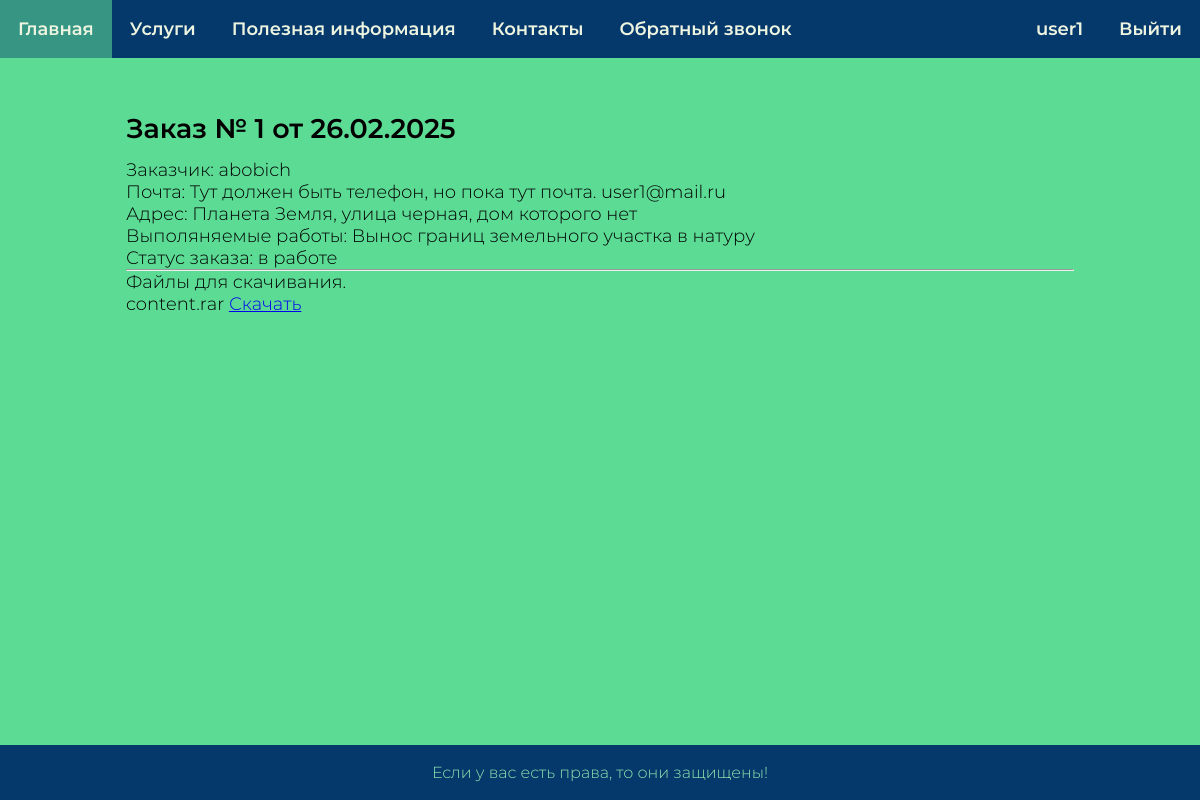
The app's page /users/account/order/1/ (signed in) with its own data.
### geodesy/models.py (models this page shows, shortened)
class Orders(models.Model):
    user = models.ForeignKey(User, on_delete=models.PROTECT, verbose_name='Клиент')
    service = models.ForeignKey(MainServices, on_delete=models.PROTECT, verbose_name='Услуга')
    address = models.CharField(max_length=255, verbose_name='Адрес')
    time_create = models.DateTimeField(auto_now_add=True, verbose_name='Время создания')
    time_update = models.DateTimeField(auto_now=True, verbose_name='Время изменения')
    comment = models.TextField(blank=True, verbose_name='Комментарий к заказу')
    status = models.BooleanField(default=False, verbose_name='Статус')
    display_client = models.BooleanField(default=False, verbose_name='Отображение у клиента')
    class Meta:
        verbose_name = "Заказ"         # отображение в админке
        verbose_name_plural = "Заказы"
        ordering = ['-time_create']
    objects = models.Manager()  # стандартный manager записей
    forclient = ClientManager()  # только разрешенные для отображения записи manager

class MainServices(models.Model):
    name = models.CharField(max_length=255, db_index=True, verbose_name='Категория')
    slug = models.SlugField(max_length=255, unique=True, db_index=True)
    content = models.TextField(blank=True)
    time_create = models.DateTimeField(auto_now_add=True, verbose_name='Время создания')
    time_update = models.DateTimeField(auto_now=True, verbose_name='Время изменения')
    is_published = models.BooleanField(default=True, verbose_name='Статус')
    objects = models.Manager()  # стандартный manager записей
    published = PublishedManager()  # только опубликованные записи manager
    class Meta:
        verbose_name = "Категория услуги"         # отображение в админке
        verbose_name_plural = "Категории услуг"

class OrderFile(models.Model):
    order = models.ForeignKey(Orders, on_delete=models.CASCADE, verbose_name='Заказ', related_name='files')
    file = models.FileField(upload_to='users/files/', default=None, blank=True, null=True, verbose_name='Файл')
    def get_filename(self):
        return self.file.name.split('/')[-1]

### users/views.py (the view)
# urls.py: path('account/order/<int:order_id>/', views.order_user, name='order'),
@login_required
def order_user(request, order_id):
    client = request.user
    if client.is_staff:
        order = get_object_or_404(Orders, id=order_id)
    else:
        order = get_object_or_404(Orders, id=order_id, user=client)  # Заказ только для текущего пользователя
    data = {
        'title': 'Страница заказа',
        'order': order,
        'files': order.files.all(),
    }
    return render(request, 'users/order.html', context=data)

### geodesy/context_processors.py (called while the page is built)
def get_geodesy_context(request):
    return {'mainmenu': menu}

### users/templates/users/order.html
{% extends 'base.html' %}
{% block content %}
    <h2>Заказ № {{ order.pk }} от {{ order.time_create|date:"d.m.Y" }}</h2>
    <p>Заказчик: {{order.user.first_name}}</p>
    <p>Почта: Тут должен быть телефон, но пока тут почта.  {{order.user.email}}</p>
    <p>Адрес: {{ order.address }}</p>
    <p>Выполяняемые работы: {{ order.service.name }}</p>
    {% if o.status %}<p>Статус заказа: выполнен</p>
    {% else %}<p>Статус заказа: в работе</p>{% endif %}
    <hr>
    {% if files %}
    <p>Файлы для скачивания.</p>
    {% for file in files %}
        <p>
        {{file.get_filename}}
        <a href="{{ file.file.url }}" download>Скачать {{ file.name }}</a>
        </p>
    {% endfor %}
    {% endif %}
{% endblock %}

### templates/base.html (shortened to what this page needs)
{% load static %}
<!DOCTYPE html>
<html lang="en">
<head>
    <link rel="stylesheet" href="{% static 'geodesy/css/styles.css' %}">
</head>
<body>
<div class="mainmenu">
    <ul>
        <li><a href="{% url 'home' %}">Главная</a></li>
        {% for m in mainmenu %}
        <li><a href="{% url m.url_name %}">{{m.title}}</a></li>
        {% endfor %}
    </ul>
    <ul class="last">
    {% if user.is_authenticated %}
    <li>
        <a href="{% url 'users:account' %}">{{ user.username }}</a>
        <form method="post" action="{% url 'users:logout' %}">
        <button type="submit">Выйти</button>
        </form>
    </li>
    {% else %}
    <li><a href="{% url 'users:login' %}">Войти</a></li>
    {% endif %}
    </ul>
</div>
<div class="content">
    {% block content %} {% endblock %}
</div>
<div class="footer">
    <p>Если у вас есть права, то они защищены!</p>
</div>
</body>
</html>

### geodesy/static/geodesy/css/styles.css (style rules this page uses)
* { margin: 0; padding: 0; }
body { display: flex; flex-direction: column; min-height: 100vh; font-size: 18px; font-family: "Montserrat-Light"; }
.mainmenu { background-color: #05386b; width: 100%; display: flex; font-family: "Montserrat-SemiBold"; }
.last button { background-color: #05386b; color: #edf5e1; padding: 1em; border-width: 0; font-family: "Montserrat-SemiBold"; font-size: 1em; cursor: pointer; }
.last { margin-left: auto; }
.last li { display: flex; }
.mainmenu>ul { display: flex; list-style: none; }
.mainmenu a { display: block; padding: 1em; text-decoration: none; color: #edf5e1; }
.content { flex: 1; height: 100%; background-color: #5cdb95; padding-top: 3em; padding-bottom: 3em; padding-left: 7em; padding-right: 7em; }
h2 { font-family: "Montserrat-SemiBold"; padding-bottom: 0.5em; }
.footer { padding: 1em; background-color: #05386b; }
.footer p { font-size: 16px; color: #8ee4af; text-align: center; }

### records on screen
Orders: pk "1", time_create "26.02.2025", user.first_name "abobich", user.email "user1@mail.ru", address "Планета Земля, улица черная, дом которого нет", service.name "Вынос границ земельного участка в натуру"
OrderFile: get_filename "content.rar"

### other values on screen
{{ m.title }} "Услуги" "Полезная информация" "Контакты" "Обратный звонок"
{{ user.username }} "user1"
